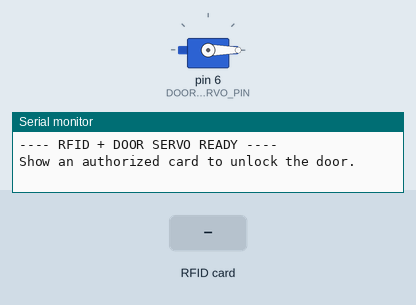
This sketch was run on a simulated Arduino Uno, built with avr-gcc and run on an emulated ATmega328P. On the bench: servo, the last lines printed to the serial monitor. The test bench sets the inputs (shaded band).

Above: at 1.2 s.
1.3 s: RFID card 15 47 1F 07 held to the reader
At 2.1 s:
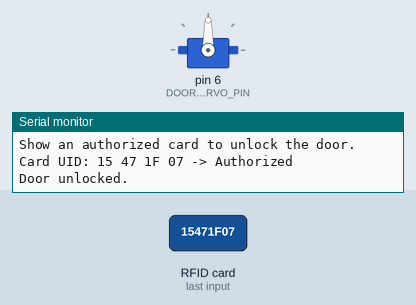
2.8 s: RFID card EB 18 F0 06 held to the reader
4.3 s: RFID card 5E 7A 19 C4 held to the reader
Timing chart, 0 to 9.8 s (numbered marks = the images above; inputs shaded):
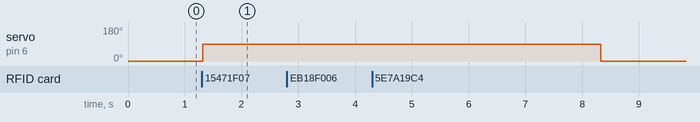

The sketch:

Step2_RFID_DoorServo.ino
```cpp
#include <SPI.h>
#include <MFRC522.h>
#include <Servo.h>

// RC522
// SDA(SS) -> D10
// SCK     -> D13
// MOSI    -> D11
// MISO    -> D12
// RST     -> D8
// 3.3V    -> 3.3V
// GND     -> GND
//
// Servo
// Signal  -> D6
// VCC     -> 5V
// GND     -> GND
//
// If the servo shakes or resets the Arduino, use an external 5V supply.
// In that case, keep Arduino GND and external supply GND connected together.

const byte RFID_SS_PIN = 10;
const byte RFID_RST_PIN = 8;
const byte DOOR_SERVO_PIN = 6;

const byte DOOR_LOCKED_ANGLE = 0;
const byte DOOR_UNLOCKED_ANGLE = 90;
const unsigned long DOOR_OPEN_TIME_MS = 7000;

struct AuthorizedCard {
  byte uid[10];
  byte size;
};

const AuthorizedCard AUTHORIZED_CARDS[] = {
  {{0x15, 0x47, 0x1F, 0x07}, 4},  // Blue keychain
  {{0xEB, 0x18, 0xF0, 0x06}, 4},  // White card
};

MFRC522 rfid(RFID_SS_PIN, RFID_RST_PIN);
Servo doorServo;

bool doorIsOpen = false;
unsigned long doorOpenAt = 0;

bool isAuthorizedCard(const MFRC522::Uid &uid);
void printUid(const MFRC522::Uid &uid);
void openDoor(unsigned long now);
void closeDoor();

void setup() {
  Serial.begin(115200);

  SPI.begin();
  rfid.PCD_Init();
  delay(5);
  rfid.PCD_AntennaOn();
  rfid.PCD_SetAntennaGain(MFRC522::RxGain_max);

  doorServo.attach(DOOR_SERVO_PIN);
  closeDoor();

  Serial.println(F("---- RFID + DOOR SERVO READY ----"));
  Serial.println(F("Show an authorized card to unlock the door."));
}

void loop() {
  unsigned long now = millis();

  if (doorIsOpen && now - doorOpenAt >= DOOR_OPEN_TIME_MS) {
    closeDoor();
    Serial.println(F("Door locked again."));
  }

  if (!rfid.PICC_IsNewCardPresent()) {
    return;
  }

  if (!rfid.PICC_ReadCardSerial()) {
    return;
  }

  Serial.print(F("Card UID: "));
  printUid(rfid.uid);

  if (isAuthorizedCard(rfid.uid)) {
    Serial.println(F(" -> Authorized"));
    if (!doorIsOpen) {
      openDoor(now);
    } else {
      Serial.println(F("Door is already open."));
    }
  } else {
    Serial.println(F(" -> Unauthorized"));
  }

  rfid.PICC_HaltA();
  rfid.PCD_StopCrypto1();
  delay(700);
}

bool isAuthorizedCard(const MFRC522::Uid &uid) {
  for (size_t i = 0; i < sizeof(AUTHORIZED_CARDS) / sizeof(AUTHORIZED_CARDS[0]); ++i) {
    if (uid.size != AUTHORIZED_CARDS[i].size) {
      continue;
    }

    bool matched = true;
    for (byte j = 0; j < uid.size; ++j) {
      if (uid.uidByte[j] != AUTHORIZED_CARDS[i].uid[j]) {
        matched = false;
        break;
      }
    }

    if (matched) {
      return true;
    }
  }

  return false;
}

void printUid(const MFRC522::Uid &uid) {
  for (byte i = 0; i < uid.size; ++i) {
    if (uid.uidByte[i] < 0x10) {
      Serial.print('0');
    }

    Serial.print(uid.uidByte[i], HEX);

    if (i + 1 < uid.size) {
      Serial.print(' ');
    }
  }
}

void openDoor(unsigned long now) {
  doorServo.write(DOOR_UNLOCKED_ANGLE);
  doorIsOpen = true;
  doorOpenAt = now;
  Serial.println(F("Door unlocked."));
}

void closeDoor() {
  doorServo.write(DOOR_LOCKED_ANGLE);
  doorIsOpen = false;
}
```

Measured:
- after the input at 1.3 s, servo on pin 6 (DOOR_SERVO_PIN): 0° → 90° at once
